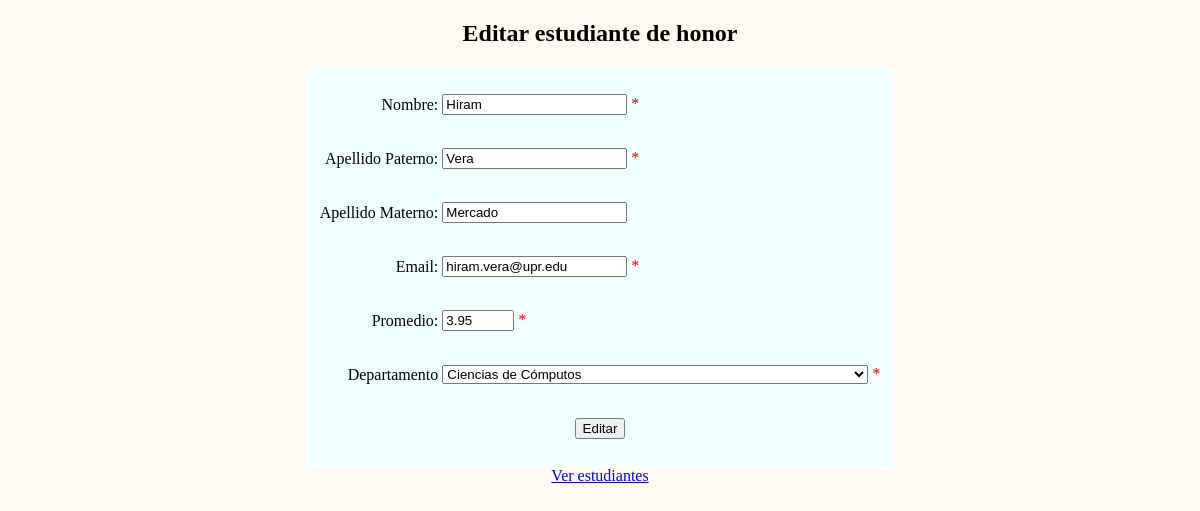
Screenshot of /crud_v2/admin/editar_estudiante.php?est_id=3 with the database file from the repository.
### tables this page shows
CREATE TABLE `estudiante2` (
  `est_id` int(3) NOT NULL AUTO_INCREMENT,
  `nombre` varchar(20) NOT NULL,
  `apellido1` varchar(30) NOT NULL,
  `apellido2` varchar(30) DEFAULT NULL,
  `email` varchar(50) NOT NULL,
  `depto_id` int(2) NOT NULL,
  `promedio` float(4,2) unsigned NOT NULL,
  PRIMARY KEY (`est_id`),
  UNIQUE KEY `email` (`email`),
  KEY `estudiante2_ibfk_1` (`depto_id`),
  CONSTRAINT `estudiante2_ibfk_1` FOREIGN KEY (`depto_id`) REFERENCES `departamento` (`depto_id`) ON DELETE NO ACTION ON UPDATE CASCADE
);

CREATE TABLE `departamento` (
  `depto_id` int(2) NOT NULL AUTO_INCREMENT,
  `nombre` varchar(65) NOT NULL,
  PRIMARY KEY (`depto_id`)
);

### crud_v2/admin/editar_estudiante.php (the view, shortened to what this page needs)
<!DOCTYPE html>
<?php
    include('../conectiondb.php');
?>
<html>
<head>
    <link rel="stylesheet" type="text/css" href="../index.css">
</head>
<body>
<?php
if(isset($_GET['est_id']) && is_numeric($_GET['est_id']))
{
   $query = "SELECT e.est_id, e.nombre, e.apellido1, e.apellido2, e.email, e.depto_id, e.promedio
			FROM estudiante2 e
			WHERE est_id={$_GET['est_id']}";
   if ($r = mysqli_query($dbc, $query))
   {
	  $row = mysqli_fetch_array($r);
      print '<div><center><h2>Editar estudiante de honor</h2>
      <form action="editar_estudiante.php" method="post">
      <table id="table2" width="349" border="0">
        <tr>
          <td width="135" align="right"><label for="nombre">Nombre: </label></td>
          <td width="204" align="left">
          <input type="text" name="nombre" id="nombre" value="' .$row['nombre'].'" required />
           <span class="error">*</span>
          </td>
        </tr>
        <tr>
          <td align="right"><label for="apellido_p">Apellido Paterno: </label></td>
          <td align="left">
          <input type="text" name="apellido_p" id="apellido_p" value="' .$row['apellido1'].'" required/>
          <span class="error">*</span>
          </td>
        </tr>
        <tr>
          <td align="right"><label for="apellido_m">Apellido Materno: </label></td>
          <td align="left">
          <input type="text" name="apellido_m" id="apellido_m" value="' .$row['apellido2'].'" /></td>
        </tr>
        <tr>
          <td align="right"><label for="email">Email: </label></td>
          <td align="left"><label for="email"></label>
          <input type="email" name="email" id="email" value="' .$row['email'].'" required/>
          <span class="error">*</span>
          </td>
        </tr>
        <tr>
          <td align="right"><label for="promedio">Promedio: </label></td>
          <td align="left">
          <input type="number" size="6" name="promedio" id="promedio"  value="'. $row['promedio'].'"  min="3.50" max="4.00" step="0.01" required/>
          <span class="error">*</span>
          </td>
        </tr>
        <tr>
          <td align="right">Departamento</td>
          <td align="left">
          <select name="depto_id" id="lista" required>
          '; ?>
       <?php
        $query2 = "SELECT d.depto_id, d.nombre
                    FROM departamento d";
        if($r2 = mysqli_query($dbc, $query2))
        {
            while($row2=mysqli_fetch_array($r2))
            {
                print "<option value='$row2[depto_id]'";
                if ($row['depto_id']==$row2['depto_id']) echo "selected";
                print ">$row2[nombre]</option>";
            }
        }
       ?>
       <?php
       print '
      </select>
       <span class="error">*</span>
       </td>
        </tr>
        <tr>
        <td colspan="2" align="center">
          <input type="submit" name="Editar" id="Editar" value="Editar" />
		  <input type="hidden" name="est_id" value="'.$_GET['est_id'].'" />
        </td>
        </tr>
    </table>
    </form>
    </center>
   </div>';
   }
   else
      print '<p style="color:red;">No se puede mostrar la información del estudiante ya que ocurrió el error:<br />' . mysqli_error($dbc) . '</p>';
}
?>
<a href="index.php"> Ver estudiantes </a>
</body>
</html>

### crud_v2/index.css (style rules this page uses)
body { text-align:center; background-color:floralwhite; }
form { min-width: 1000px; width: auto; align-content: center; }
#table2 { background-color: azure; border-bottom: collapse; width: auto; padding: 10px; }
#table2 td { width: auto; }
td { width: 300px; height: 50px; }
.error { color: #FF0000; }

### rows the page displays
estudiante2: nombre "Hiram", apellido_p "Vera", apellido_m "Mercado", email "hiram.vera@upr.edu", promedio "3.95", depto_id "Ciencias de Cómputos"
